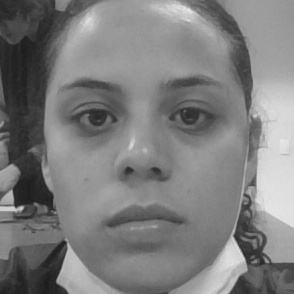
#> input picture ReconhecimentoFacial/dataset/usuario_21_0.jpg, 294 x 294 px; its folder holds only this picture in this run
$ python treinamento.py
#> lines starting #> are read from the running program, lines starting #| are printed output that depends on the picture
import cv2
import os
import numpy as np

# Carregar o classificador Haar para detecção de rostos
face_cascade = cv2.CascadeClassifier(cv2.data.haarcascades + 'haarcascade_frontalface_default.xml')

# Inicializar o modelo LBPH para reconhecimento facial
recognizer = cv2.face.LBPHFaceRecognizer_create()

# Carregar imagens de rostos e os IDs correspondentes
faces = []
ids = []

# Percorrer o diretório "dataset" e carregar as imagens
for root, dirs, files in os.walk("dataset"):
    for file in files:
        if file.endswith('.jpg'):
            caminho_imagem = os.path.join(root, file)
            # Ler a imagem e converter para escala de cinza
            imagem = cv2.imread(caminho_imagem)
#> imagem is the input picture: shape (294, 294, 3); min 25, max 234, mean 125.2
            gray = cv2.cvtColor(imagem, cv2.COLOR_BGR2GRAY)

            # Detectar rostos na imagem
            faces_detectadas = face_cascade.detectMultiScale(gray, scaleFactor=1.1, minNeighbors=5, minSize=(30, 30))
#> faces_detectadas = [[18, 17, 254, 254]]

            # Extrair os rostos detectados e associar ao ID
            for (x, y, w, h) in faces_detectadas:
                rosto = gray[y:y + h, x:x + w]
                faces.append(rosto)
                # Extrair o ID da pessoa do nome do arquivo
                id = int(file.split('_')[1])  # O ID é extraído do nome do arquivo (ex: usuario_1_0.jpg -> ID = 1)
                ids.append(id)
#> this loop made 1 pass
#> (x, y, w, h, id) on pass 1: (18, 17, 254, 254, 21)
#> pass 1, `rosto = gray[y:y + h, x:x + w]`:
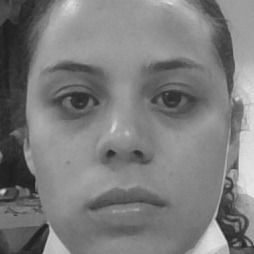
#> rosto: shape (254, 254); min 28, max 231, mean 123.8
#> after the loop, faces = 1 item; ids = [21]

# Treinar o modelo com as imagens
recognizer.train(faces, np.array(ids))

# Salvar o modelo treinado
recognizer.save('modelo_face.yml')
print("Modelo treinado e salvo com sucesso!")
